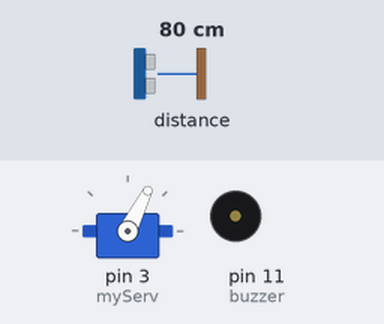
A sketch run on a simulated Arduino Uno, built with avr-gcc and run on an emulated ATmega328P. Shown: servo, buzzer (waves = sounding, pin HIGH). Inputs (shaded band) come from the test bench; at power-on: distance to the obstacle 80 cm.

Above: at 1.05 s.
At 1.65 s:
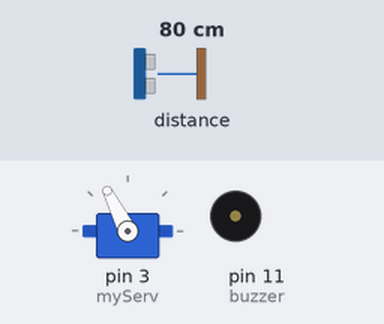
At 2.05 s:
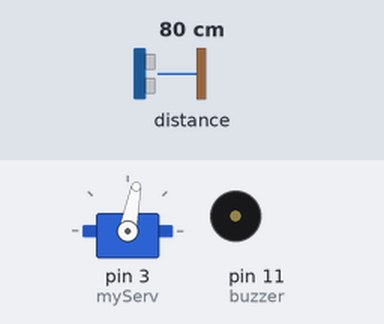
At 3.35 s:
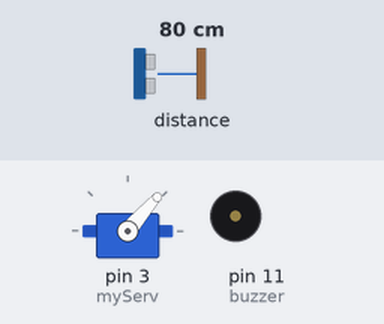
Timing chart, 0 to 6.6 s (numbered marks = the images above):
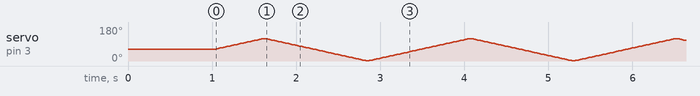

The sketch:

LookingForward.ino
```cpp
//UBC - IGEN 230 - Group 10 - LookingForward
//Spring 2019 - Presented April 4th/2019
//Program By: Farbod Chamanian
//
//A proof-of-concept collision avoidance system implemented on a skateboard.
//Inputs:   Distance from LiDAR Lite V3, Angle from Tower Pro SG90 Servo, Yaw/Pitch/Roll from MPU6050's Gyro.
//Process:  Time stamped vectors pointing to nearby obstacles, with angle offsets (due to dynamic nature of a moving
//          skateboard) from gyro stored; derivative of vectors * distance = seconds to impact (SOI) to nearest object
//          in current trajectory. SOI = 2.2s is set as the danger threshhold (based on research & experimention).
//Outputs:  Piezo Buzzer alarming the user, with frequency mapped to increase as SOI decreases.
//
//Link to final report: https://drive.google.com/open?id=18kKv8XsAvu9eewQbNph3zWeGGHRPOC1O
//---------------------------------------------------------------------------------------------------------------------

#include <SPI.h>
#include <Servo.h>
#include <Wire.h>
//https://github.com/garmin/LIDARLite_Arduino_Library/tree/master/src
#include <LIDARLite.h>
//https://www.i2cdevlib.com/
#include "I2Cdev.h"
//https://maker.pro/files/MPU6050.zip
#include "MPU6050_6Axis_MotionApps20.h"

//--MPU 6050 Definitions--
MPU6050 mpu;
#define OUTPUT_READABLE_YAWPITCHROLL
bool dmpReady = false;  // set true if DMP init_0 was successful
uint8_t mpuIntStatus;   // holds actual interrupt status byte from MPU
uint8_t devStatus;      // return status after each device operation (0 = success, !0 = error)
uint16_t packetSize;    // expected DMP packet size (default is 42 bytes)
uint16_t fifoCount;     // count of all bytes currently in FIFO
uint8_t fifoBuffer[64]; // FIFO storage buffer
Quaternion q;           // [w, x, y, z]         quaternion container
VectorFloat gravity;    // [x, y, z]            gravity vector
float ypr[3];           // [yaw, pitch, roll]   yaw/pitch/roll container and gravity vector
volatile bool mpuInterrupt = false;     // indicates whether MPU interrupt pin has gone high
void dmpDataReady() {mpuInterrupt = true;}
//---

//--ToDo: use pointers to operate data.
//        reduce functions to object "Obstacle"
//        unused code:
//          @lines ~45-51, 65, 88-101, 105. (part of future plans)
//          @lines ~114-150 (IMU resistor broke during presentation, commented to avoid faulty data.)

//class Obstacle{
//  public:
//    Obstacle(double crntT_1, byte vec_1);
//    void danger();
//  private:
//    int _pin;
//};

bool buzzAltBool;
unsigned long prevT_0, prevT_1;
Servo myServ;
byte servTheta = 60;
byte phi_0, phi_1, theta_0, theta_1;
bool servCCW = true;
bool init_0 = false;
bool newObj = true;
bool objLost = false;
LIDARLite myLid;
int loopCnt = 0;

//int p*;//unused. To be implement in later revisions to increase data processing efficiency.

int objWidth;
const unsigned int pi = 31416;

unsigned int distArr[1][120];//--------------
unsigned long thetaArr[1][120];
short crntAvgDist, prevAvgDist;//-----
short distAgg;

void setup(){
  buzzAltBool = true;
  distAgg = 0;
  pinMode(11, OUTPUT); //buzzer
  Wire.begin();
  TWBR = 24; // 400kHz I2C clock (200kHz if CPU is 8MHz)
  mpu.dmpInitialize();
  devStatus = mpu.dmpInitialize();
  mpu.setXGyroOffset(220);
  mpu.setYGyroOffset(76);
  mpu.setZGyroOffset(-85);
  mpu.setZAccelOffset(1788); // 1688 factory default for my test chip
/*
  if (devStatus == 0) {
    //turn on the DMP, now that it's ready
    mpu.setDMPEnabled(true);

    //enable Arduino interrupt detection
    attachInterrupt(0, dmpDataReady, RISING);
    mpuIntStatus = mpu.getIntStatus();

    //set our DMP Ready flag so the main loop() function knows it's okay to use it
    dmpReady = true;

    //get expected DMP packet size for later comparison
    packetSize = mpu.dmpGetFIFOPacketSize();
  }
*/
  for(int i = 0; i < 1; i++){for(int j = 0; j < 120;j++){distArr[i][j] = 0 ;}} //!! Dummy initing @ cap. MemoryTest.
  for(int i = 0; i < 1; i++){for(int j = 0; j < 120;j++){thetaArr[i][j] = 0 ;}}//!! Dummy initing @ cap. MemoryTest.
//memset(distArr,null,aa); //unused. To be implement in later revisions to increase data processing efficiency.
  myServ.attach(3);
  myServ.write(servTheta);
  myLid.begin(0,true);

  prevT_0 = prevT_1 = 0;
}

void loop(){
/*
  if (!dmpReady) return;
  mpuInterrupt = false;
  mpuIntStatus = mpu.getIntStatus();
  fifoCount = mpu.getFIFOCount();
  if ((mpuIntStatus & 0x10) || fifoCount == 1024) {
     // reset so we can continue cleanly
     mpu.resetFIFO();
    //Serial.println(F("FIFO overflow!"));

    // otherwise, check for DMP data ready interrupt (this should happen frequently)
  }

  else if (mpuIntStatus & 0x02) {
    // wait for correct available data length, should be a VERY short wait
    while (fifoCount < packetSize) fifoCount = mpu.getFIFOCount();

    // read a packet from FIFO
    mpu.getFIFOBytes(fifoBuffer, packetSize);

    // track FIFO count here in case there is > 1 packet available
    // (this lets us immediately read more without waiting for an interrupt)
    fifoCount -= packetSize;
    // display Euler angles in degrees
    mpu.dmpGetQuaternion(&q, fifoBuffer);
    mpu.dmpGetGravity(&gravity, &q);
    mpu.dmpGetYawPitchRoll(ypr, &q, &gravity);

// -- Print IMU Values --
//            Serial.print("ypr\t");
//            Serial.print(ypr[0] * 180/M_PI);
//            Serial.print("\t");
//            Serial.print(ypr[1] * 180/M_PI);
//            Serial.print("\t");
//            Serial.println(ypr[2] * 180/M_PI);
  }//end elseif
*/

  unsigned long crntT = micros();


  distAgg =+ myLid.distance();
  loopCnt++;

//------------------Initializing--------------
  if((crntT - prevT_1) > 5){
    prevT_1 = crntT;
    crntAvgDist = distAgg / loopCnt;
    distAgg = loopCnt = 0;
    init_0 = true;//initialized once, to get the first average distance
  }//-

//----------------Servo & Angle Arguments-------
  if((servTheta <= 0) || (servTheta >= 120)){servCCW = !servCCW;} //switch rotation

  //perform every 2000 microseconds
  if((crntT - prevT_0) > 2000){
    prevT_0 = crntT;
    if(servCCW){servTheta++;}//-servo CCW rot fen
    else if(!servCCW){servTheta--;}//-servo CW rot fen
    if(servTheta <= 0){servTheta = 0;} //redundancy
    if(servTheta >= 120){servTheta = 120;} //redundancy
    myServ.write(servTheta); //m0000ve
  }//-

//-----Distance & Danger Decision Arguments-----

  if(init_0){
    if((crntAvgDist < 1000) && newObj){
      prevAvgDist = crntAvgDist;
      newObj = false;
      phi_0 = phi();
      theta_0 = servTheta;
    }
    else if((crntAvgDist < 1000) && !newObj){
      short distDiff = (prevAvgDist - crntAvgDist);
      if(abs(distDiff) > 50){
        phi_1 = phi();
        theta_1 = servTheta;
        newObj = true;
        int objCent = avg(phi_0,phi_1);
        int objAngCent = avg(theta_0,theta_1);
        for(int i = theta_0; i < theta_1; i++){
          //perform if old distance is longer than new distance (aka object is closer)
          if((distArr[0][i] - crntAvgDist) > 0){
            if((objAngCent > 45)&&(objAngCent < 75)){
              //thetaOffset(crntAvgDist,i);//call function to offset theta based on orientation
              isDanger(crntAvgDist,crntT,i);
            }
          }//obj has been here
          else{
            distArr[0][objAngCent] = crntAvgDist;
            thetaArr[0][objAngCent] = crntT;
          }
        }
      }//end abs(distDiff) if
    }//end elseif
  }//end (init_0) if
}//- End main loop

//offsets angle of IDed obstacle's vector, w.r.t. lean/orienation of skateboard.
void thetaOffset(int i, short avgDist){
  double rho = 50/(2*(sin(atan(tan(ypr[1])*sin(ypr[2])))));
  if(servCCW){thetaArr[0][i] =+ asin(avgDist/(2*rho));}
  else if(!servCCW){thetaArr[0][i] =- asin(avgDist/(2*rho));}
}

//to assign quadrants to servo location as defined by centerline @ 60degrees.
bool inFirstQuad(){
  if(servTheta >= 60){return false;}
  else if(servTheta < 60){return true;}
}//-

//phi ToBe used later to makes it easier to use sin(phi) to get object width
//based on a 0 center line and +60deg to both left (second quadrant) and right (first quadrant)
byte phi (){
  if(inFirstQuad){return(60-servTheta);}
  else{return(servTheta-60);}
}//-

void buzz(long secToImpact){analogWrite(11, map(secToImpact, 2200000, 0, 20, 150));}//to alarm user with piezo buzzer, based on seconds to impact & PWM limits of analogWrite.
void noBuzz(){analogWrite(11, 0);}//to piezo buzzer alarm off when not required.
byte avg(byte a, byte b){return ((a+b)/2);}

bool isDanger(short avgDist, long crntT, int i){
  // -- 1/v = 1/(dx/dt) [microseconds]/[meter]  --> 1/v * distance = [microseconds] to impact
  long secToImpact = ((((thetaArr[0][i]) - crntT) / (distArr[0][i] - avgDist)) * avgDist);
  if(secToImpact < 1){secToImpact = 0;}
  if(secToImpact < 2200000){
    if((millis() - crntT) > 100){buzzAltBool = !buzzAltBool;}
    if(buzzAltBool){buzz(secToImpact);}
    return 1;//No current use for bool return. To be incorporated in later revision.
  }
  else {
    if((millis() - crntT) > 100){buzzAltBool = !buzzAltBool;}
    if(buzzAltBool){noBuzz();}
    return 0; //No current use for bool return. To be incorporated in later revision.
  }
}
```
